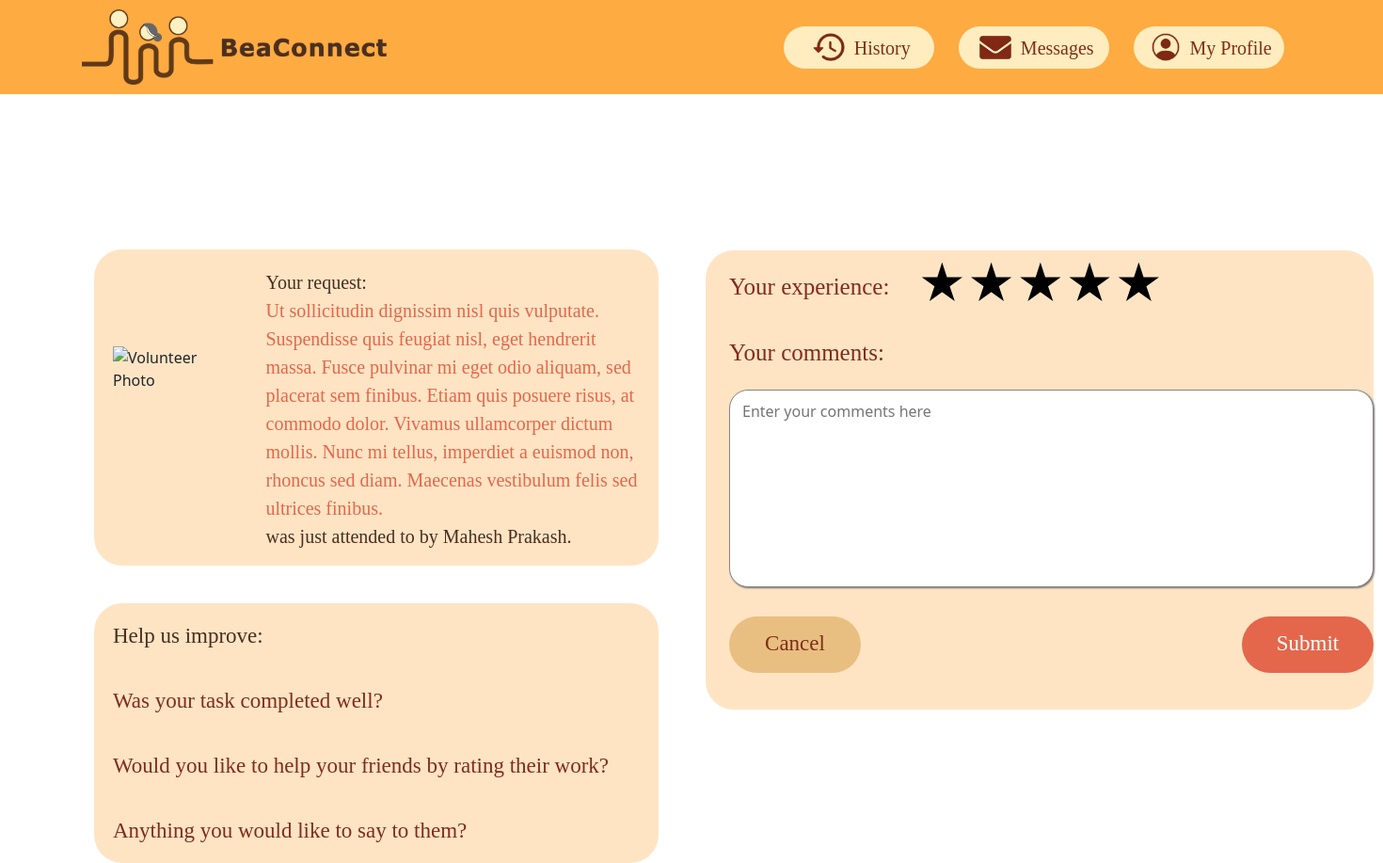
The app's page /beaconnect/feedback/2, older data.
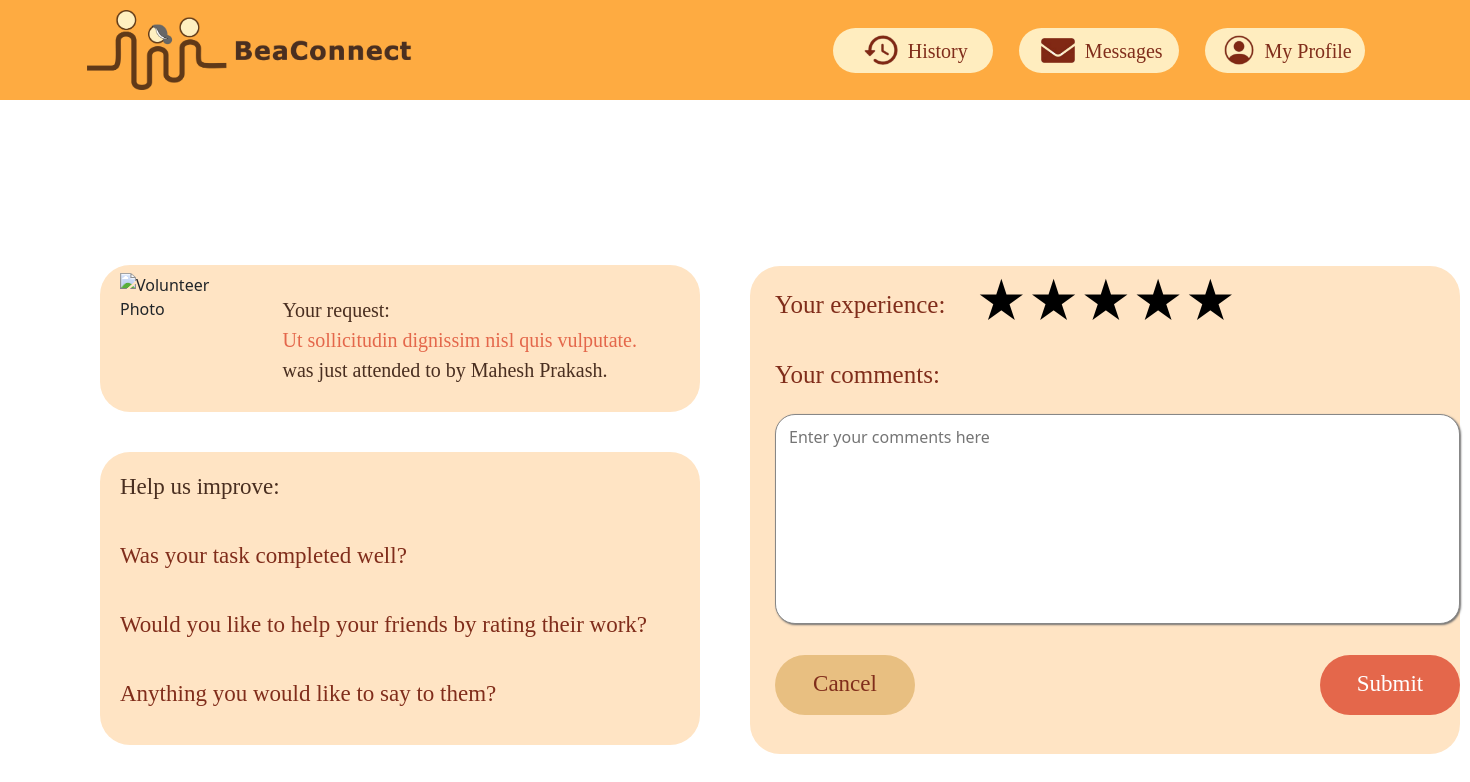
The same page, newer data.
### BeaConnect/models.py (models this page shows)
class Request(models.Model):
	request_id = models.AutoField(db_column='request_ID', primary_key=True)  # Field name made lowercase.
	content = models.TextField()
	time = models.TextField()
	category = models.TextField()
	requester = models.IntegerField()
	volunteer = models.IntegerField(blank=True, null=True)
	class Meta:
		db_table = 'Request'

### BeaConnect/views.py (the view)
# urls.py: path('feedback/<int:request_id>', views.feedback),
@require_GET
def feedback(request: HttpRequest, request_id: int) -> HttpResponse:
	user_req = Request.objects.get(request_id=request_id)
	volunteer_user = User.objects.get(id=user_req.volunteer)
	return render(request, "BeaConnect/feedback.html",
	              {
		              "request_id": request_id,
		              "pfp": "BeaConnect/media/" + volunteer_user.photograph,
		              "name": volunteer_user.username,
		              "req_content": user_req.content
	              }
	              )

### templates/BeaConnect/feedback.html (shortened to what this page needs)
{% load static %}
<!DOCTYPE html>
<html lang="en">
<head>
    <link rel="stylesheet" type='text/css' href='{% static "BeaConnect/css/feedback.css" %}'>
    <link href="https://cdn.jsdelivr.net/npm/bootstrap@5.1.3/dist/css/bootstrap.min.css" rel="stylesheet">
</head>
<body>
{% include 'BeaConnect/navbar.html' %}
<div class="parent">
    <div class="left">
        <div class="up">
            <img id="vol_photo" src="{% static pfp %}" height="100" alt="Volunteer Photo"/>
            <p id="uptext">Your request: <br> <span id="request">{{ req_content }}</span>
                <br>was just attended to by <span id="name">{{ name }}</span>.
            </p>
        </div>
        <div class="down">
            <p id="feedbackrequest">
                <span id="improvehead">Help us improve:</span>
                <br><br>
                Was your task completed well?
                <br><br>
                Would you like to help your friends by rating their work?
                <br><br>
                Anything you would like to say to them?
            </p>
        </div>
    </div>
    <div class="right">
        <div style="flex-direction: row; display: flex;">
            <p id="experience">Your experience: </p>
            <form class="rating">
                <label>
                    <span class="icon">★</span>
                </label>
                <label>
                    <span class="icon">★</span>
                    <span class="icon">★</span>
                </label>
                <label>
                    <span class="icon">★</span>
                    <span class="icon">★</span>
                    <span class="icon">★</span>
                </label>
                <label>
                    <span class="icon">★</span>
                    <span class="icon">★</span>
                    <span class="icon">★</span>
                    <span class="icon">★</span>
                </label>
                <label>
                    <span class="icon">★</span>
                    <span class="icon">★</span>
                    <span class="icon">★</span>
                    <span class="icon">★</span>
                    <span class="icon">★</span>
                </label>
            </form>
        </div>
        <label id="labelcomments" for="comment">Your comments:</label>
        <textarea rows="4" cols="40" name="comments" id="comments" placeholder="Enter your comments here"></textarea>
        <input type="button" onclick="submit_feedback()" name="submit" id="submit" value="Submit"/>
        <button id="cancel" onclick="goToHome()">Cancel</button>
    </div>
</div>
</body>
</html>

Row changes from the older to the newer data that the page shows:
changed Request: content "…dignissim nisl quis vulputate. Suspendisse quis feugiat nisl, eget hendrerit massa. Fusce pulvinar mi eget odio aliquam, sed placerat sem finibus. Etiam quis posuere risus, at commodo dolor. Vivamus ullamcorper dictum mollis. Nunc mi tellus, imperdiet a euismod non, rhoncus sed diam. Maecenas vestibulum felis sed ultrices finibus." → "Ut sollicitudin dignissim nisl quis vulputate."
